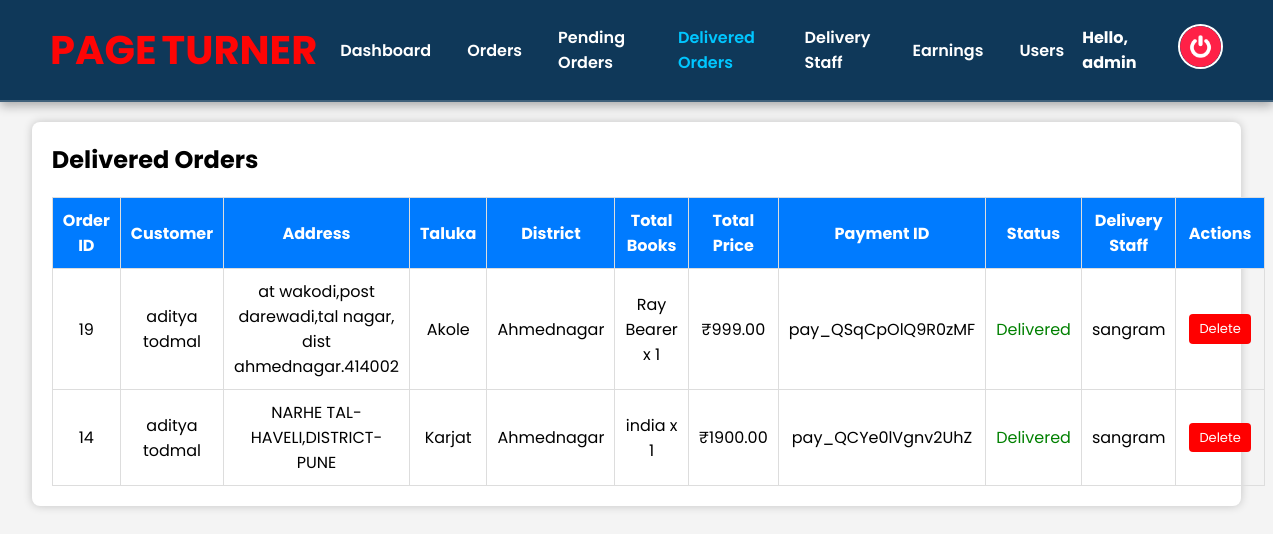
Page /admin_delivered_orders.php (signed in) on the committed database.
### tables this page shows
CREATE TABLE `confirm_order` (
  `id` int(11) NOT NULL,
  `user_id` int(11) NOT NULL,
  `name` varchar(255) NOT NULL,
  `number` varchar(15) NOT NULL,
  `email` varchar(255) NOT NULL,
  `address` text NOT NULL,
  `total_books` text NOT NULL,
  `total_price` decimal(10,2) NOT NULL,
  `order_date` date NOT NULL DEFAULT curdate(),
  `payment_id` varchar(255) DEFAULT NULL,
  `payment_status` enum('pending','success','failed') NOT NULL DEFAULT 'pending',
  `delivery_staff_id` int(11) DEFAULT NULL,
  `order_status` varchar(50) DEFAULT 'Pending',
  `district` varchar(255) NOT NULL,
  `taluka` varchar(255) NOT NULL
);

CREATE TABLE `delivery_staff` (
  `id` int(11) NOT NULL,
  `name` varchar(255) NOT NULL,
  `email` varchar(255) NOT NULL,
  `phone` varchar(15) NOT NULL,
  `password` varchar(255) NOT NULL,
  `status` enum('Active','Inactive') DEFAULT 'Active',
  `created_at` timestamp NOT NULL DEFAULT current_timestamp(),
  `state` varchar(255) NOT NULL DEFAULT 'Maharashtra',
  `district` varchar(255) NOT NULL,
  `taluka` text DEFAULT NULL
);

### admin_delivered_orders.php (the view, shortened to what this page needs)
<?php
include 'config.php';
$order_query = "
    SELECT confirm_order.*, delivery_staff.name AS delivery_staff_name, confirm_order.taluka, confirm_order.district
    FROM confirm_order
    LEFT JOIN delivery_staff ON confirm_order.delivery_staff_id = delivery_staff.id
    WHERE confirm_order.order_status = 'delivered'
    ORDER BY confirm_order.order_date DESC
";
$orders = mysqli_query($conn, $order_query) or die(mysqli_error($conn));
?>
<!DOCTYPE html>
<html lang="en">
<head>
    <link rel="stylesheet" href="css/admin.css">
</head>
<body>
<?php include 'admin_header.php'; ?>
<div class="container">
    <h2>Delivered Orders</h2>
    <table>
        <tr>
            <th>Order ID</th>
            <th>Customer</th>
            <th>Address</th>
            <th>Taluka</th>
            <th>District</th>
            <th>Total Books</th>
            <th>Total Price</th>
            <th>Payment ID</th>
            <th>Status</th>
            <th>Delivery Staff</th>
            <th>Actions</th>
        </tr>
        <?php while ($row = mysqli_fetch_assoc($orders)) { ?>
            <tr>
                <td><?php echo $row['id']; ?></td>
                <td><?php echo $row['name']; ?></td>
                <td><?php echo $row['address']; ?></td>
                <td><?php echo $row['taluka']; ?></td>
                <td><?php echo $row['district']; ?></td>
                <td><?php echo $row['total_books']; ?></td>
                <td>₹<?php echo $row['total_price']; ?></td>
                <td><?php echo $row['payment_id']; ?></td>
                <td style="color: green;"><?php echo ucfirst($row['order_status']); ?></td>
                <td><?php echo !empty($row['delivery_staff_name']) ? $row['delivery_staff_name'] : 'Not Assigned'; ?></td>
                <td>
                    <form method="POST" onsubmit="return confirm('Are you sure you want to delete this order?');">
                        <button type="submit" name="delete_order" class="btn btn-delete">Delete</button>
                    </form>
                </td>
            </tr>
        <?php } ?>
    </table>
</div>
</body>
</html>

### css/admin.css (style rules this page uses)
* { text-decoration: none; margin: 0; padding: 0; font-family: "Poppins", sans-serif; box-sizing: border-box; outline: none; border: none; }
.btn:not(:disabled):not(.disabled) { cursor: pointer; }
.btn { display: inline-block; font-weight: 400; text-align: center; white-space: nowrap; vertical-align: middle; user-select: none; border: 1px solid transparent; padding: 0.375rem 0.75rem; font-size: 13px; margin: 3px; line-height: 1.5; border-radius: 0.25rem; transition: color 0.15s ease-in-out, background-color 0.15s ease-in-out, border-color 0.15s ease-in-out, box-shadow 0.15s ease-in-out; }

### admin_delivered_orders.php (style rules this page uses)
body { font-family: Arial, sans-serif; background-color: #f4f4f4; margin: 0; padding: 0; }
.container { width: 95%; margin: 20px auto; background: white; padding: 20px; border-radius: 8px; box-shadow: 0px 0px 10px rgba(0, 0, 0, 0.2); }
table { width: 100%; border-collapse: collapse; margin-top: 20px; }
th, td { padding: 10px; border: 1px solid #ddd; text-align: center; }
th { background-color: #007bff; color: white; }
.btn { padding: 5px 10px; border: none; cursor: pointer; }
.btn-delete { background: red; color: white; }

### admin_header.php (style rules this page uses)
* { text-decoration: none; margin: 0; padding: 0; box-sizing: border-box; font-family: 'Poppins', sans-serif; }

### rows in the picture
confirm_order: id "19", name "aditya todmal", address "at wakodi,post darewadi,tal nagar, dist ahmednagar.414002", taluka "Akole", district "Ahmednagar", total_books "Ray Bearer x 1", total_price "999.00", payment "pay_QSqCpOlQ9R0zMF", order_status "Delivered", delivery_staff.name "sangram"
confirm_order: id "14", name "aditya todmal", address "NARHE TAL-HAVELI,DISTRICT-PUNE", taluka "Karjat", district "Ahmednagar", total_books "india x 1", total_price "1900.00", payment "pay_QCYe0lVgnv2UhZ", order_status "Delivered", delivery_staff.name "sangram"

### other values in the picture
$_SESSION['admin_name'] "admin"
